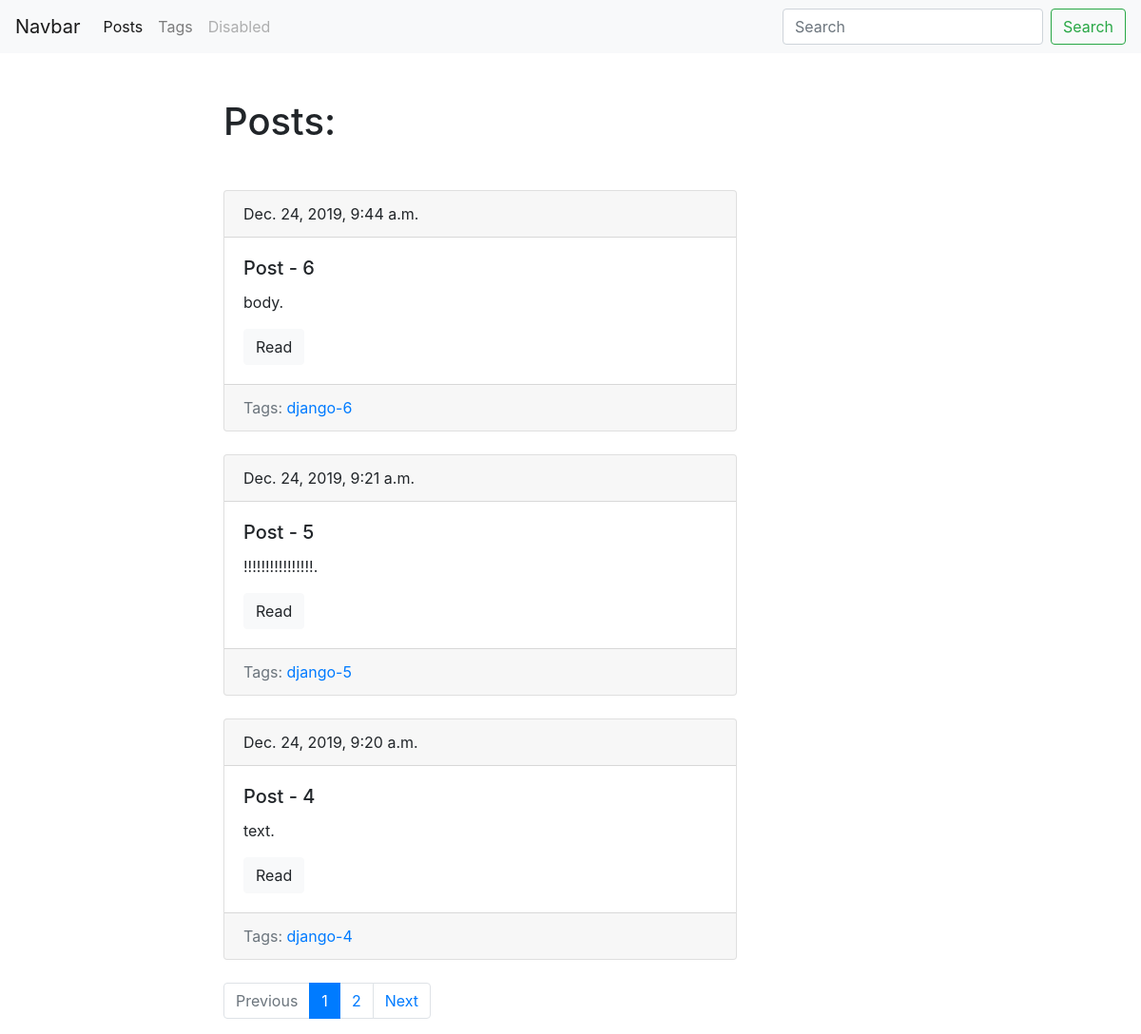
/blog/, run on an earlier commit of the app's database.
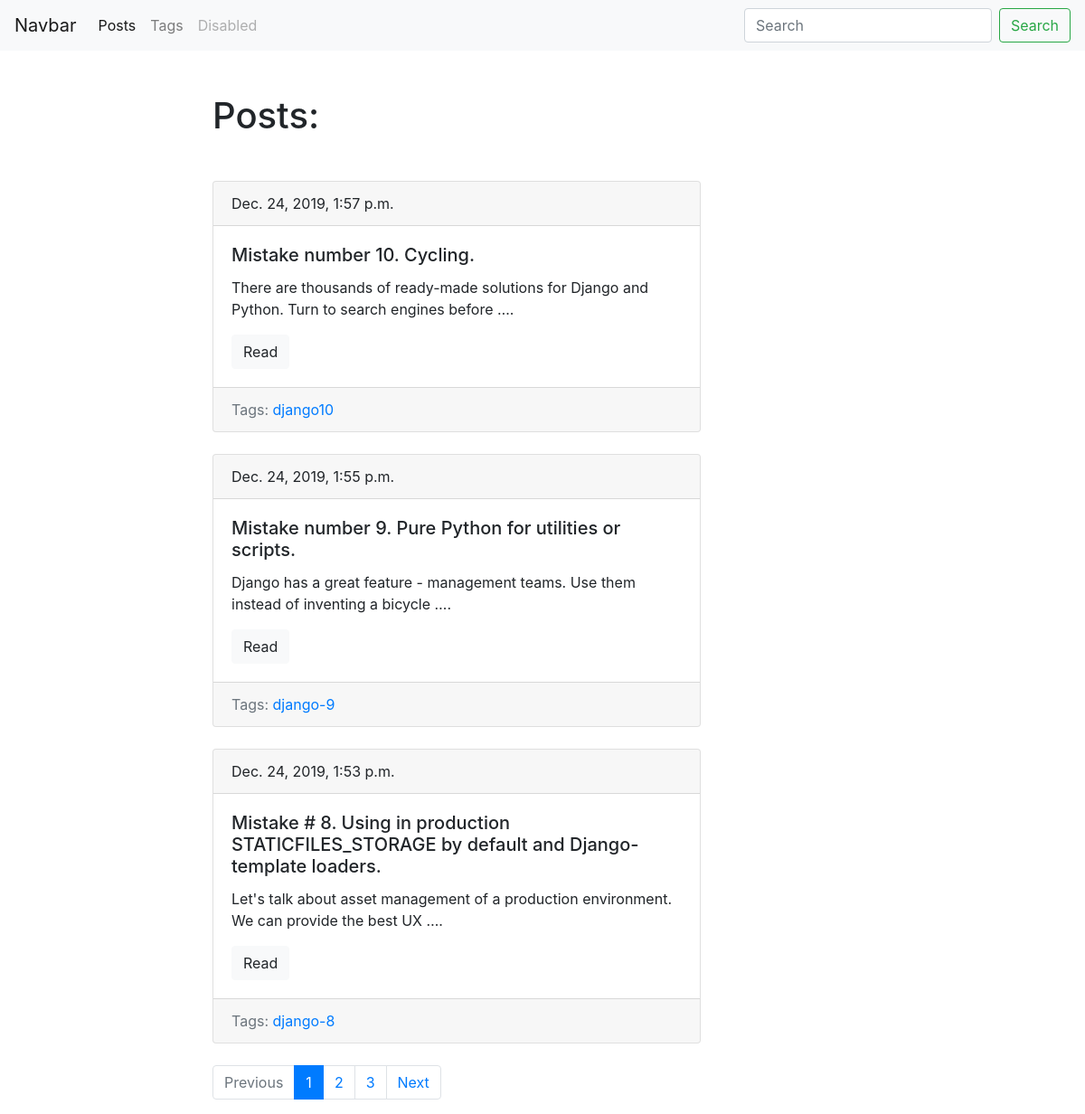
And on a later commit of the database.
### blog/models.py (models this page shows, shortened)
class Post(models.Model):
    title = models.CharField(max_length=150, db_index=True)
    slug = models.SlugField(max_length=150, blank=True, unique=True)
    body = models.TextField(blank=True, db_index=True)
    tags = models.ManyToManyField('Tag', blank=True, related_name='posts')
    date_pub = models.DateTimeField(auto_now_add=True)
    def get_absolute_url(self):
        return reverse('post_detail_url', kwargs={'slug': self.slug})
    class Meta:
        ordering = ['-date_pub']

class Tag(models.Model):
    title = models.CharField(max_length=50)
    slug = models.SlugField(max_length=50, unique=True)
    def get_absolute_url(self):
        return reverse('tag_detail_url', kwargs={'slug': self.slug})
    class Meta:
        ordering = ['title']

### blog/views.py (the view)
# urls.py: path('', posts_list, name="posts_list_url"),
def posts_list(request):
    search_query = request.GET.get('search', '')
    if search_query:
        posts = Post.objects.filter(Q(title__icontains=search_query) | Q(body__icontains=search_query))
    else:
        posts = Post.objects.all()
    paginator = Paginator(posts, 3)
    page_number = request.GET.get('page', 1)
    page = paginator.get_page(page_number)
    is_paginated = page.has_other_pages()
    if page.has_previous():
        prev_url = '?page={}' .format(page.previous_page_number())
    else:
        prev_url = ''
    if page.has_next():
        next_url = '?page={}' .format(page.next_page_number())
    else:
        next_url = ''
    context = {
        'page_object': page,
        'is_paginated': is_paginated,
        'prev_url': prev_url,
        'next_url': next_url,
    }
    return render(request, 'blog/index.html', context)

### blog/templates/blog/index.html (shortened to what this page needs)
{% extends 'blog/base_blog.html' %}
{% block content %}
    <h1 class="mb-5">Posts:</h1>
     {% for post in page_object.object_list %}
     {% include 'blog/includes/post_card_template.html' %}
     {% endfor %}
{% endblock %}

### blog/templates/blog/includes/post_card_template.html
<div class="card mb-4">
    <div class="card-header">
      {{ post.date_pub }}
    </div>
    <div class="card-body">
      <h5 class="card-title">{{ post.title }}</h5>
      <p class="card-text">{{ post.body|truncatewords:15 }}.</p>
      <a href="{{ post.get_absolute_url }}" class="btn btn-light">Read</a>
    </div>
    <div class="card-footer text-muted">
        Tags:
        {% for tag in post.tags.all %}
            <a href="{{ tag.get_absolute_url }}">{{ tag.title }}</a>
        {% endfor %}
    </div>
  </div>

What changed in the data, as far as the page shows it:
no longer on this page (row edited): Post: date_pub "Dec. 24, 2019, 9:44 a.m.", title "Post - 6", body "body"
no longer on this page (row unchanged): Tag: title "django-6", shown under "Dec. 24, 2019, 9:44 a.m."
no longer on this page (row edited): Post: date_pub "Dec. 24, 2019, 9:21 a.m.", title "Post - 5", body "!!!!!!!!!!!!!!!!"
no longer on this page (row unchanged): Tag: title "django-5", shown under "Dec. 24, 2019, 9:21 a.m."
no longer on this page (row edited): Post: date_pub "Dec. 24, 2019, 9:20 a.m.", title "Post - 4", body "text"
no longer on this page (row unchanged): Tag: title "django-4", shown under "Dec. 24, 2019, 9:20 a.m."
added Post: date_pub "Dec. 24, 2019, 1:57 p.m.", title "Mistake number 10. Cycling.", body "There are thousands of ready-made solutions for Django and Python. Turn to search engines before …"
added Tag: title "django10", shown under "Dec. 24, 2019, 1:57 p.m."
added Post: date_pub "Dec. 24, 2019, 1:55 p.m.", title "Mistake number 9. Pure Python for utilities or scripts.", body "Django has a great feature - management teams. Use them instead of inventing a bicycle …"
added Tag: title "django-9", shown under "Dec. 24, 2019, 1:55 p.m."
added Post: date_pub "Dec. 24, 2019, 1:53 p.m.", title "Mistake # 8. Using in production STATICFILES_STORAGE by default and Django-template loaders.", body "Let's talk about asset management of a production environment. We can provide the best UX …"
added Tag: title "django-8", shown under "Dec. 24, 2019, 1:53 p.m."
Also different on the page:
new list line: "3"
